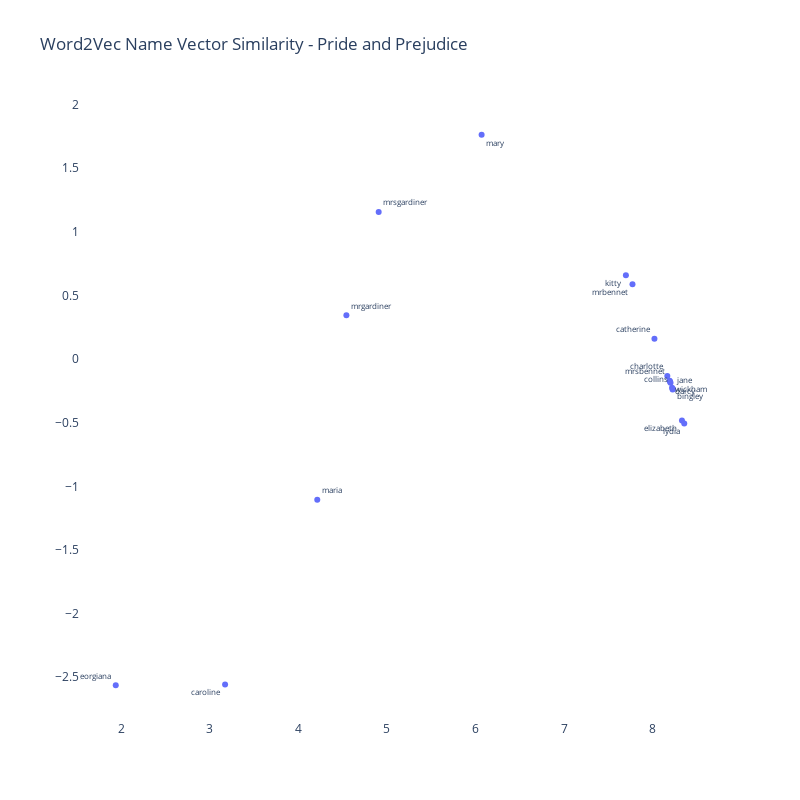

Source (notebook cell):
### Code cell
character_list_PP = ['Elizabeth', 
                  'Darcy', 
                  'Bingley', 
                  'Catherine',
                  'MrBennet', 
                  'MrsBennet',
                  'Lydia',
                  'Wickham',
                  'Caroline',
                  'Jane',
                  'Collins',
                  'Charlotte',
                  'Kitty',
                  'Mary',
                  'Maria',
                  'Fitzwilliam',
                  'MrGardiner',
                  'MrsGardiner',
                  'Georgiana']

character_list_PP = [x.lower() for x in character_list_PP]

df_PP = w2v_df_PP[w2v_df_PP['label'].isin(character_list_PP)]


text_pos_PP = [x for x in np.random.choice(['top left', 
                                         'bottom left',
                                         'top right',
                                         'bottom right'], 
                                          len(df_PP),
                                          p=[.2,.3,.3,.2])]


trace_PP = go.Scatter(x=df_PP['x'],
                   y=df_PP['y'],
                   mode='markers+text', 
                   textposition=text_pos_PP,
                   text=df_PP['label'],
                   textfont=dict(size=8),
                   hoverinfo='text')



fig = go.Figure([trace_PP])

fig.update_layout(go.Layout(
    title='Word2Vec Name Vector Similarity - Pride and Prejudice',
    ),
    hovermode='closest',
    plot_bgcolor='white',
    paper_bgcolor='white',
    width=800,
    height=800
)

### Figure 1 — Plotly figure (JSON) as saved in the notebook; plotly's stock layout.template omitted (floating-point values rounded to 4 significant figures)
{"data": [{"hoverinfo": "text", "mode": "markers+text", "text": ["mrbennet", "bingley", "elizabeth", "jane", "lydia", "mrsbennet", "kitty", "mary", "darcy", "catherine", "maria", "charlotte", "caroline", "collins", "wickham", "georgiana", "mrgardiner", "mrsgardiner"], "textfont": {"size": 8}, "textposition": ["bottom left", "bottom right", "bottom left", "top right", "bottom left", "top left", "bottom left", "bottom right", "bottom right", "top left", "top right", "top left", "bottom left", "top left", "bottom right", "top left", "top right", "top right"], "type": "scatter", "x": [7.771, 8.218, 8.33, 8.224, 8.356, 8.191, 7.697, 6.068, 8.201, 8.019, 4.213, 8.165, 3.173, 8.228, 8.194, 1.939, 4.542, 4.907], "y": [0.588, -0.2257, -0.483, -0.2387, -0.5071, -0.1712, 0.6591, 1.763, -0.1865, 0.1604, -1.105, -0.1333, -2.557, -0.2343, -0.1764, -2.564, 0.3436, 1.156]}], "layout": {"height": 800, "hovermode": "closest", "paper_bgcolor": "white", "plot_bgcolor": "white", "title": {"text": "Word2Vec Name Vector Similarity - Pride and Prejudice"}, "width": 800}}
